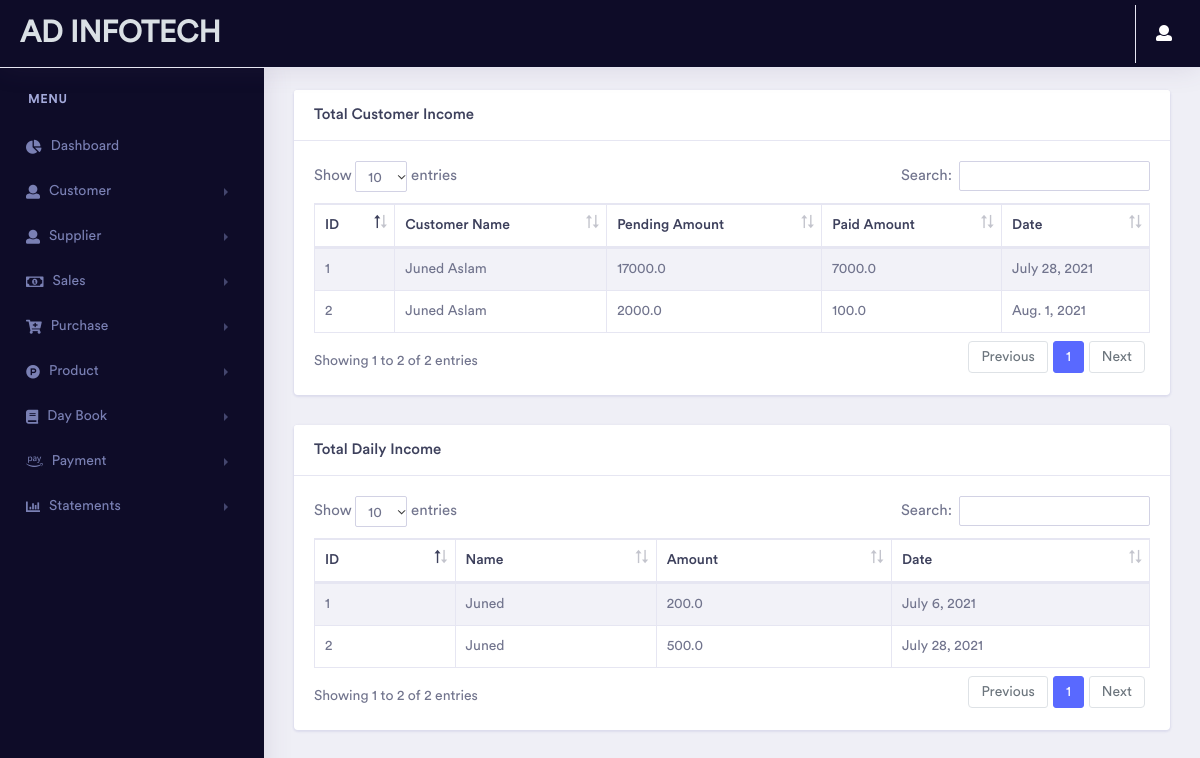
Page /dashboard/totalincome/ (signed in) on the committed database.
### pages/models.py (models this page shows, shortened)
class Profile(models.Model):
    user = models.OneToOneField(User,on_delete=models.CASCADE , related_name="profile")
    phone_no = models.CharField(max_length=20)
    company_name = models.CharField(max_length=50)
    Address = models.CharField(max_length=500)
    city = models.CharField(max_length=50)
    state = models.CharField(max_length=50)
    pincode = models.CharField(max_length=50)
    GSTNO = models.CharField(max_length=50)
    Bank_name = models.CharField(max_length=50)
    Bank_AC = models.CharField(max_length=50)
    IFSC_Code = models.CharField(max_length=50)
    Branch_name = models.CharField(max_length=50)

### dashboard/models.py (models this page shows, shortened)
class customerpay_estimate(models.Model):
    customer_name = models.ForeignKey(Customer_estimate , on_delete=models.CASCADE)
    pending_amount = models.FloatField()
    paid_amount = models.FloatField()
    date = models.DateField(auto_now_add=True)
    Description = models.CharField(max_length=100,blank=True,null=True)

class Customer_estimate(models.Model):
    customerid = models.IntegerField()
    fullname = models.CharField(max_length=50)
    contactno = models.CharField(max_length=50)
    city = models.CharField(max_length=50)
    state = models.CharField(max_length=50)
    landmark = models.CharField(max_length=50)
    def __str__(self):
        return self.fullname

class dailyincome_estimate(models.Model):
    name = models.CharField(max_length=100)
    amount = models.FloatField()
    date = models.DateField(auto_now_add=True)
    time = models.DateTimeField(auto_now_add=True)

### dashboard/views.py (the view)
# urls.py: path('totalincome/',views.totalincome,name="totalincome"),
@login_required(login_url='login')
def totalincome(request):
    Estimate_group = Group.objects.get(name='Estimate')
    GST_group = Group.objects.get(name='GST')
    user = User.objects.get(username=request.user.username)
    if Estimate_group in user.groups.all():
        daily_income_data = dailyincome_estimate.objects.all()
        customer_income_data = customerpay_estimate.objects.all()
    else:
        daily_income_data = dailyincome_gst.objects.all()
        customer_income_data = customerpay_gst.objects.all()
    context = {
        'daily_income_data':daily_income_data,
        'customer_income_data':customer_income_data
    }
    return render(request,'dashboard/totalincome.html',context)

### pages/templatetags/user_auth.py (called while the page is built)
@register.filter(name='has_group')
def has_group(user, group_name):
    group = Group.objects.get(name=group_name)
    return True if group in user.groups.all() else False

### dashboard/templates/dashboard/totalincome.html (shortened to what this page needs)
{% extends 'pages/base.html' %}
{% load static %}
{% load user_auth %}
{% block content %}
<link rel="stylesheet" href="{% static 'vendor/bootstrap/css/bootstrap.min.css' %}">
<link rel="stylesheet" type="text/css" href="{% static 'vendor/datatables/css/dataTables.bootstrap4.css' %}">
<link href="{% static 'vendor/fonts/circular-std/style.css' %}" rel="stylesheet">
<link rel="stylesheet" href="{% static 'libs/css/style.css' %}">
<link rel="stylesheet" href="{% static 'vendor/fonts/fontawesome/css/fontawesome-all.css' %}">
{% if request.user|has_group:"Estimate" %}
<div class="row">
    <div class="col-xl-12 col-lg-12 col-md-12 col-sm-12 col-12">
        <div class="card">
            <h5 class="card-header">Total Customer Income</h5>
            <div class="card-body">
                <div class="table-responsive">
                    <table class="table table-striped table-bordered first">
                        <thead>
                        <tr>
                            <th>ID</th>
                            <th>Customer Name</th>
                            <th>Pending Amount</th>
                            <th>Paid Amount</th>
                            <th>Date</th>
                        </tr>
                        </thead>
                        <tbody>
                        {% for i in customer_income_data %}
                        <tr>
                            <td>{{forloop.counter}}</td>
                            <td>{{i.customer_name}}</td>
                            <td>{{i.pending_amount}}</td>
                            <td>{{i.paid_amount}}</td>
                            <td>{{i.date}}</td>
                        </tr>
                        {% endfor %}
                        </tbody>
                    </table>
                </div>
            </div>
        </div>
    </div>
</div>
<div class="row">
    <div class="col-xl-12 col-lg-12 col-md-12 col-sm-12 col-12">
        <div class="card">
            <h5 class="card-header">Total Daily Income</h5>
            <div class="card-body">
                <div class="table-responsive">
                    <table class="table table-striped table-bordered first">
                        <thead>
                        <tr>
                            <th>ID</th>
                            <th>Name</th>
                            <th>Amount</th>
                            <th>Date</th>
                        </tr>
                        </thead>
                        <tbody>
                        {% for i in daily_income_data %}
                        <tr>
                            <td>{{forloop.counter}}</td>
                            <td>{{i.name}}</td>
                            <td>{{i.amount}}</td>
                            <td>{{i.date}}</td>
                        </tr>
                        {% endfor %}
                        </tbody>
                    </table>
                </div>
            </div>
        </div>
    </div>
</div>
{% endif %}
{% endblock content %}

### pages/templates/pages/base.html (shortened to what this page needs)
{% load static %}
{% load user_auth %}
<!doctype html>
<html lang="en">
<head>
    <link rel="stylesheet" href="{% static 'vendor/bootstrap/css/bootstrap.min.css' %}">
    <link href="{% static 'vendor/fonts/circular-std/style.css' %}" rel="stylesheet">
    <link rel="stylesheet" href="{% static 'libs/css/style.css' %}">
    <link rel="stylesheet" href="{% static 'vendor/fonts/fontawesome/css/fontawesome-all.css' %}">
    <link rel="stylesheet" href="{% static 'vendor/fonts/material-design-iconic-font/css/materialdesignicons.min.css' %}">
    <link rel="stylesheet" href="{% static 'vendor/fonts/flag-icon-css/flag-icon.min.css' %}">
</head>
<body>
    <div class="dashboard-main-wrapper">
          <div class="dashboard-header">
            <nav class="navbar navbar-expand-lg sidebar-dark fixed-top" >
                <a class="navbar-brand text-light" href="{% url 'dashboard' %}">{{request.user.profile.company_name}}</a>
                <div class="collapse navbar-collapse " id="navbarSupportedContent">
                    <ul class="navbar-nav ml-auto navbar-right-top">
                        <li class="nav-item dropdown nav-user">
                            <a class="nav-link nav-user-img" href="#" id="navbarDropdownMenuLink2" data-toggle="dropdown" aria-haspopup="true" aria-expanded="false"><i class="fas fa-user mr-2" style="color: white;" aria-hidden="true"></i></a>
                        </li>
                    </ul>
                </div>
            </nav>
        </div>
        <div class="nav-left-sidebar sidebar-dark">
            <div class="menu-list">
                <nav class="navbar navbar-expand-lg navbar-dark">
                    <div class="collapse navbar-collapse" id="navbarNav">
                        <ul class="navbar-nav flex-column">
                            <li class="nav-divider">
                                Menu
                            </li>
                            <li class="nav-item">
                                <a class="nav-link" href="{% url 'dashboard' %}"><i class="fas fa-chart-pie" aria-hidden="true"></i>Dashboard</a>
                            </li>
                            <li class="nav-item">
                                <a class="nav-link" href="#" data-toggle="collapse" aria-expanded="false" data-target="#submenu-2" aria-controls="submenu-2"><i class="fa fa-user"></i>Customer</a>
                            </li>
                            <li class="nav-item">
                                <a class="nav-link" href="#" data-toggle="collapse" aria-expanded="false" data-target="#submenu-3" aria-controls="submenu-3"><i class="fa fa-user"></i>Supplier</a>
                            </li>
                            <li class="nav-item">
                                <a class="nav-link" href="#" data-toggle="collapse" aria-expanded="false" data-target="#submenu-7" aria-controls="submenu-6"><i class="far fa-money-bill-alt"></i>Sales</a>
                            </li>
                            <li class="nav-item">
                                <a class="nav-link" href="#" data-toggle="collapse" aria-expanded="false" data-target="#submenu-4" aria-controls="submenu-4"><i class="fas fa-cart-plus"></i>Purchase</a>
                            </li>
                            <li class="nav-item">
                                <a class="nav-link" href="#" data-toggle="collapse" aria-expanded="false" data-target="#submenu-5" aria-controls="submenu-5"><i class=" fab fa-product-hunt"></i>Product</a>
                            </li>
                            <li class="nav-item">
                                <a class="nav-link" href="#" data-toggle="collapse" aria-expanded="false" data-target="#submenu-6" aria-controls="submenu-5"><i class="fas fa-book"></i>Day Book</a>
                            </li>
                            <li class="nav-item">
                                <a class="nav-link" href="#" data-toggle="collapse" aria-expanded="false" data-target="#payment" aria-controls="submenu-5"><i class="fab fa-amazon-pay"></i>Payment</a>
                            </li>
                            <li class="nav-item">
                                <a class="nav-link" href="#" data-toggle="collapse" aria-expanded="false" data-target="#statement" aria-controls="statement"><i class="fas fa-chart-bar"></i>Statements</a>
                            </li>
                        </ul>
                    </div>
                </nav>
            </div>
        </div>
        <div class="dashboard-wrapper">
            <div class="dashboard-ecommerce">
                <div class="container-fluid dashboard-content ">
                    <div class="ecommerce-widget">
                    {% block content %}
                    {% endblock content %}
                    </div>
                </div>
            </div>
        </div>
    </div>
</body>
</html>

### rows in the picture
customerpay_estimate: customer_name "Juned Aslam", pending_amount "17000.0", paid_amount "7000.0", date "July 28, 2021"
customerpay_estimate: customer_name "Juned Aslam", pending_amount "2000.0", paid_amount "100.0", date "Aug. 1, 2021"
dailyincome_estimate: name "Juned", amount "200.0", date "July 6, 2021"
dailyincome_estimate: name "Juned", amount "500.0", date "July 28, 2021"

### other values in the picture
{{ request.user.profile.company_name }} "AD INFOTECH"
